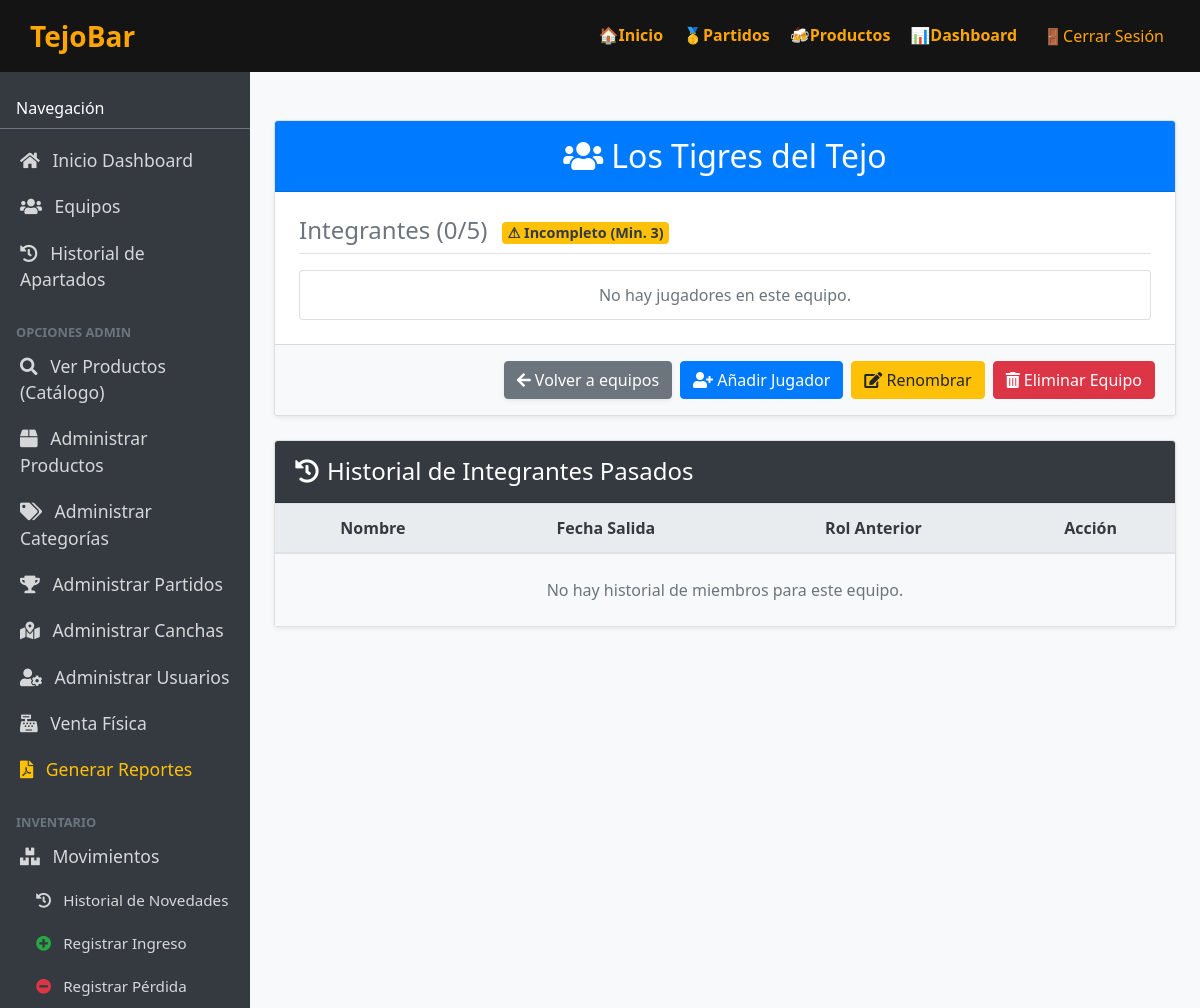
/equipos/2/ (signed in), run on an earlier commit of the app's database.
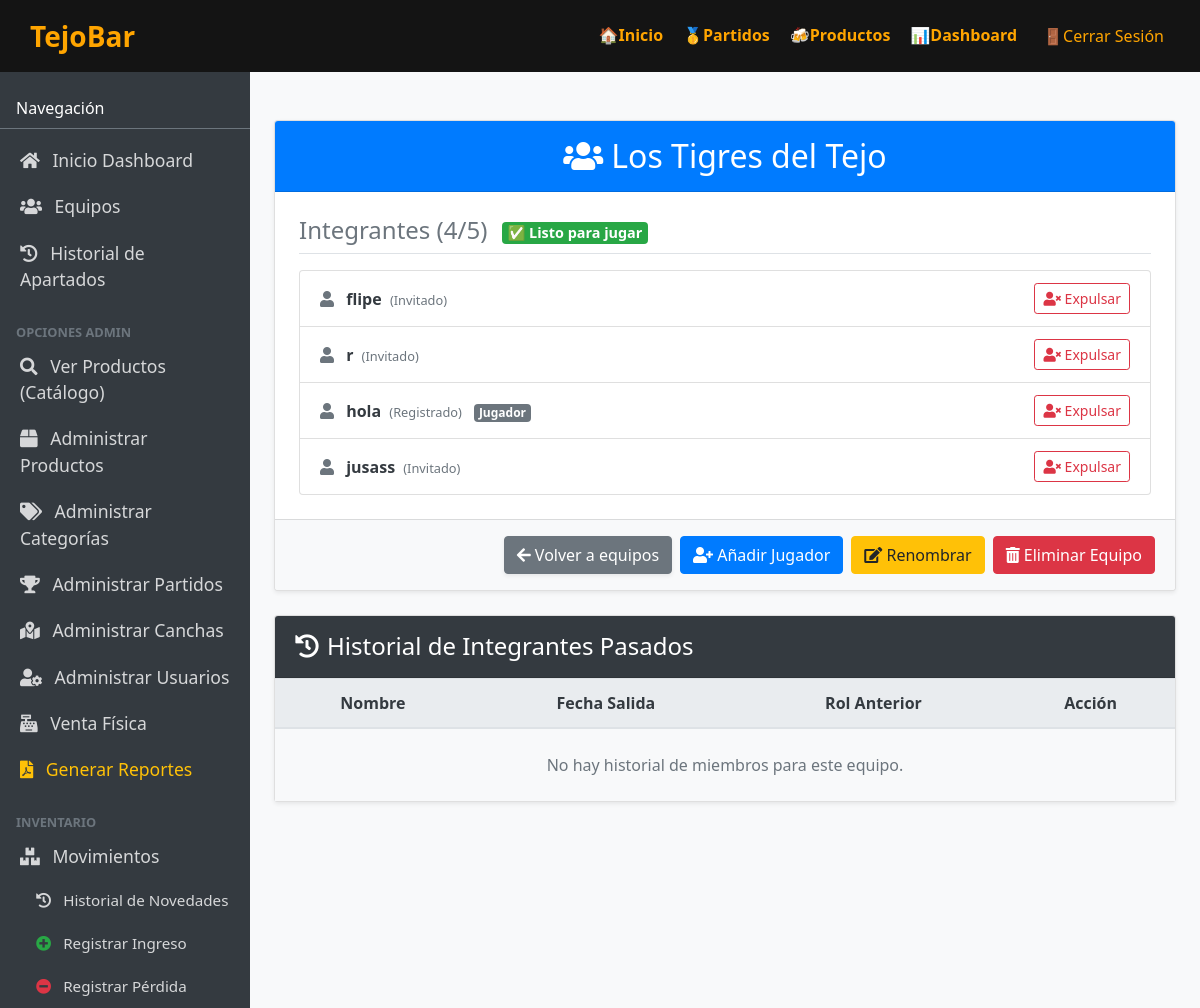
And on a later commit of the database.
### tejobar_app/models.py (models this page shows, shortened)
class Equipo(models.Model):
    nombre_equipo = models.CharField(max_length=100, unique=True)
    @property
    def num_jugadores(self):
        return self.equipo_jugadores.count()
    @property
    def is_completo(self):
        return 3 <= self.num_jugadores <= 5
    @property
    def is_excedido(self):
        return self.num_jugadores > 5

class JugadorEquipo(models.Model):
    TIPO_REGISTRADO = 'registrado'
    TIPO_INVITADO = 'invitado'
    TIPO_CHOICES = [
        (TIPO_REGISTRADO, 'Registrado'),
        (TIPO_INVITADO, 'Invitado'),
    ]
    jugador = models.ForeignKey(
        Jugador, on_delete=models.CASCADE, related_name="jugador_equipos", null=True, blank=True
    )
    equipo = models.ForeignKey(
        Equipo, on_delete=models.CASCADE, related_name="equipo_jugadores"
    )
    es_capitan = models.BooleanField(default=False)
    tipo_usuario = models.CharField(max_length=20, choices=TIPO_CHOICES, default=TIPO_REGISTRADO)
    nombre_invitado = models.CharField(max_length=100, blank=True, null=True)
    telefono_invitado = models.CharField(max_length=20, blank=True, null=True)
    correo_invitado = models.EmailField(blank=True, null=True)
    def get_nombre(self):
        if self.tipo_usuario == self.TIPO_REGISTRADO and self.jugador:
            return self.jugador.persona.nombre
        return self.nombre_invitado or "Jugador Invitado Desconocido"

class Jugador(models.Model):
    persona = models.OneToOneField(
        Persona,
        primary_key=True,
        on_delete=models.CASCADE,
        related_name="jugador",
    )
    estado = models.BooleanField(default=True)
    rut = models.CharField(max_length=50, blank=True, null=True)
    def __str__(self) -> str:
        return f"{self.persona.nombre} ({'Activo' if self.estado else 'Inactivo'})"

class Persona(models.Model):
    ROL_JUGADOR = "jugador"
    ROL_CAPITAN = "capitan"
    ROL_ADMIN = "admin"
    ROL_CHOICES = [
        (ROL_JUGADOR, "Jugador"),
        (ROL_CAPITAN, "Capitán"),
        (ROL_ADMIN, "Admin"),
    ]
    user = models.OneToOneField(
        User, on_delete=models.CASCADE, related_name="persona", null=True, blank=True
    )
    nombre = models.CharField(
        max_length=25,
        validators=[
            MinLengthValidator(2, message="El nombre debe tener al menos 2 caracteres."),
            RegexValidator(
                regex=r'^[a-zA-ZáéíóúÁÉÍÓÚüÜñÑ\s]+$',
                message="El nombre solo puede contener letras y espacios."
            )
        ]
    )
    correo = models.EmailField(unique=True)
    numero = models.CharField(max_length=20)
    rol = models.CharField(max_length=10, choices=ROL_CHOICES, default=ROL_JUGADOR)

### tejobar_app/views.py (the view, shortened to what this page needs)
# urls.py: path("equipos/<int:pk>/", views.equipo_detail, name="equipos_show"),
@login_required
def equipo_detail(request: HttpRequest, pk: int) -> HttpResponse:
    equipo = get_object_or_404(Equipo, pk=pk)
    persona = getattr(request.user, "persona", None)
    if not persona:
        messages.error(request, "Perfil no válido.")
        return redirect("tejobar_app:home")
    es_miembro = False
    es_capitan = False
    puede_unirse = False
    jugadores_equipo = equipo.equipo_jugadores.select_related("jugador__persona").all()
    from .models import HistorialEquipo
    miembros_actuales_ids = jugadores_equipo.filter(jugador__isnull=False).values_list('jugador_id', flat=True)
    historial_pasado = HistorialEquipo.objects.filter(
        equipo=equipo,
        fecha_salida__isnull=False
    ).exclude(
        jugador_id__in=miembros_actuales_ids
    ).select_related('jugador__persona').order_by('-fecha_salida')
    context = {
        "equipo": equipo,
        "jugadores_equipo": jugadores_equipo,
        "historial_pasado": historial_pasado,
        "es_miembro": es_miembro,
        "es_capitan": es_capitan,
        "es_admin": persona.rol == Persona.ROL_ADMIN,
        "puede_unirse": puede_unirse,
        "add_member_form": JugadorEquipoForm(equipo=equipo) if (es_capitan or persona.rol == Persona.ROL_ADMIN) else None,
    }
    return render(request, "equipos/show.html", context)

### templates/equipos/show.html (shortened to what this page needs)
{% extends "dashboard/base.html" %}
{% block content %}
<div class="card mt-4 shadow-sm">
    <div class="card-header bg-primary text-white py-3">
        <h2 class="mb-0 text-center"><i class="fas fa-users mr-2"></i>{{ equipo.nombre_equipo }}</h2>
    </div>
    <div class="card-body p-4">
        <h4 class="mb-3 text-secondary border-bottom pb-2">
            Integrantes ({{ equipo.num_jugadores }}/5)
            {% if equipo.is_completo %}
                <span class="badge badge-success ml-2" style="font-size: 0.6em; vertical-align: middle;">✅ Listo para jugar</span>
            {% elif equipo.is_excedido %}
                <span class="badge badge-danger ml-2" style="font-size: 0.6em; vertical-align: middle;">⚠ Excedido</span>
            {% else %}
                <span class="badge badge-warning text-dark ml-2" style="font-size: 0.6em; vertical-align: middle;">⚠ Incompleto (Min. 3)</span>
            {% endif %}
        </h4>
        <div class="list-group mb-0">
            {% for miembro in jugadores_equipo %}
                <div class="list-group-item d-flex justify-content-between align-items-center">
                    <div>
                        <i class="fas fa-user text-muted mr-2"></i>
                        <span class="font-weight-bold">{{ miembro.get_nombre }}</span>
                        <span class="text-muted small ml-1">({{ miembro.get_tipo_usuario_display }})</span>
                        {% if miembro.es_capitan %}
                            <span class="badge badge-warning text-dark ml-2"><i class="fas fa-crown mr-1"></i> Capitán</span>
                        {% elif miembro.tipo_usuario == 'registrado' %}
                            <span class="badge badge-secondary ml-2">Jugador</span>
                        {% endif %}
                    </div>
                    {% if es_capitan or es_admin %}
                        {% if not miembro.es_capitan %}
                            <form method="post" action="{% url 'tejobar_app:equipos_remove_member' equipo.pk miembro.pk %}" class="m-0" onsubmit="return confirm('¿Seguro de expulsar a este jugador?');">
                                <button type="submit" class="btn btn-sm btn-outline-danger">
                                    <i class="fas fa-user-times"></i> Expulsar
                                </button>
                            </form>
                        {% endif %}
                    {% endif %}
                </div>
            {% empty %}
                <div class="list-group-item text-center text-muted">No hay jugadores en este equipo.</div>
            {% endfor %}
        </div>
    </div>
    <div class="card-footer bg-light d-flex justify-content-end align-items-center py-3">
        <a href="{% url 'tejobar_app:equipos_index' %}" class="btn btn-secondary mr-2 shadow-sm">
            <i class="fas fa-arrow-left"></i> Volver a equipos
        </a>
        {% if add_member_form %}
            <button type="button" class="btn btn-primary mr-2" data-toggle="modal" data-target="#addMemberModal">
                <i class="fas fa-user-plus"></i> Añadir Jugador
            </button>
        {% endif %}
        {% if request.user.persona.rol == 'admin' or es_capitan %}
            <a href="{% url 'tejobar_app:equipos_update' equipo.pk %}" class="btn btn-warning mr-2">
                <i class="fas fa-edit"></i> Renombrar
            </a>
            <form method="post" action="{% url 'tejobar_app:equipos_delete' equipo.pk %}" class="m-0" onsubmit="return confirm('¿Estás seguro de que deseas eliminar este equipo? Todos los jugadores quedarán sin equipo.');">
                <button type="submit" class="btn btn-danger">
                    <i class="fas fa-trash-alt"></i> Eliminar Equipo
                </button>
            </form>
        {% endif %}
    </div>
</div>
{% if es_capitan or es_admin %}
<div class="card mt-4 shadow-sm">
    <div class="card-header bg-dark text-white py-3">
        <h4 class="mb-0"><i class="fas fa-history mr-2"></i>Historial de Integrantes Pasados</h4>
    </div>
    <div class="card-body p-0">
        <div class="table-responsive">
            <table class="table table-hover table-striped mb-0 text-center align-middle bg-white text-dark">
                <thead class="thead-light">
                    <tr>
                        <th class="text-dark">Nombre</th>
                        <th class="text-dark">Fecha Salida</th>
                        <th class="text-dark">Rol Anterior</th>
                        <th class="text-dark">Acción</th>
                    </tr>
                </thead>
                <tbody>
                    {% for registro in historial_pasado %}
                    <tr>
                        <td class="font-weight-bold text-dark">{{ registro.jugador.persona.nombre }}</td>
                        <td class="text-dark">{{ registro.fecha_salida|date:"d/m/Y" }}</td>
                        <td>
                            {% if registro.fue_capitan %}
                                <span class="badge badge-warning text-dark">Capitán</span>
                            {% else %}
                                <span class="badge badge-info text-dark">Jugador</span>
                            {% endif %}
                        </td>
                        <td>
                            {% if equipo.num_jugadores < 5 %}
                                <form method="post" action="{% url 'tejobar_app:equipos_reinvite_member' equipo.pk registro.jugador.persona.pk %}" class="m-0">
                                    {% csrf_token %}
                                    <button type="submit" class="btn btn-sm btn-success shadow-sm">
                                        <i class="fas fa-plus"></i> Invitar de nuevo
                                    </button>
                                </form>
                            {% else %}
                                <span class="text-muted small">Equipo lleno</span>
                            {% endif %}
                        </td>
                    </tr>
                    {% empty %}
                    <tr>
                        <td colspan="4" class="text-center py-4 text-muted bg-light">No hay historial de miembros para este equipo.</td>
                    </tr>
                    {% endfor %}
                </tbody>
            </table>
        </div>
    </div>
</div>
{% endif %}
{% endblock %}

What changed in the data, as far as the page shows it:
computed for Equipo "Los Tigres del Tejo": num_jugadores "0" → "4"
added JugadorEquipo: get_nombre "flipe", tipo_usuario "Invitado", es_capitan False (drawn)
added JugadorEquipo: get_nombre "r", tipo_usuario "Invitado", es_capitan False (drawn)
added JugadorEquipo: get_nombre "hola", tipo_usuario "Registrado", es_capitan "Jugador"
added JugadorEquipo: get_nombre "jusass", tipo_usuario "Invitado", es_capitan False (drawn)
Also different on the page:
text no longer shown: "⚠ Incompleto (Min. 3) No hay jugadores en este equipo."
text now shown: "✅ Listo para jugar"
